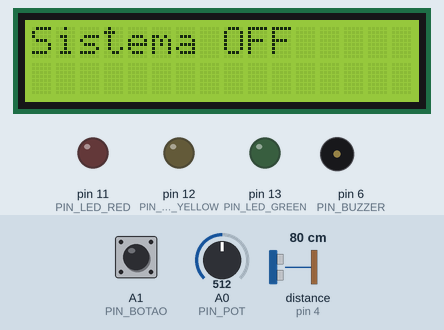
A sketch run on a simulated Arduino Uno, built with avr-gcc and run on an emulated ATmega328P. Shown: 16×2 character LCD, output pins drawn as LEDs (lit = HIGH), buzzer (waves = sounding). Inputs (shaded band) come from the test bench; at power-on: A1 (PIN_BOTAO) LOW, distance to the obstacle (sensor on pin 4) 80 cm, A0 (PIN_POT) = 512. The echo pulse lasts 58.3 µs per cm; pins used as bus, display or sensor lines are not drawn.

Above: at 4.2 s.
4.3 s: A1 (PIN_BOTAO) pulled HIGH for 0.15 s
At 5.2 s:
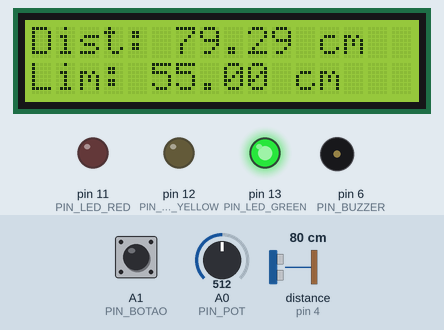
6.0 s: distance to the obstacle (sensor on pin 4) set to 59 cm
At 6.4 s:
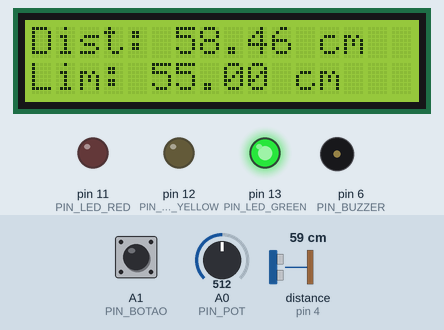
7.6 s: distance to the obstacle (sensor on pin 4) set to 53 cm
At 8.5 s:
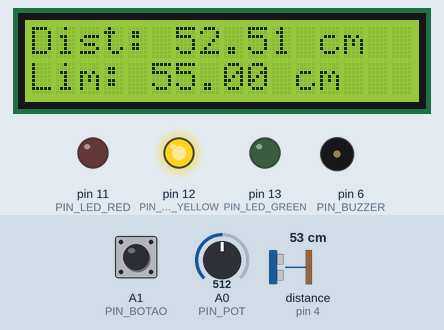
10.3 s: distance to the obstacle (sensor on pin 4) set to 12 cm
At 10.86 s:
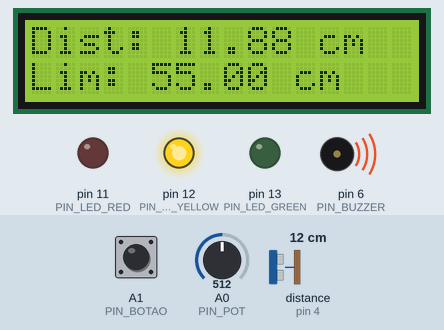
12.2 s: distance to the obstacle (sensor on pin 4) set to 9 cm
At 12.8 s:
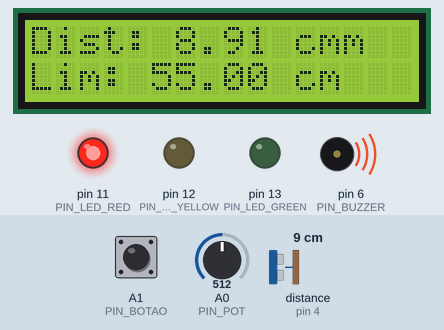
13.8 s: A1 (PIN_BOTAO) pulled HIGH for 1 s
At 14.5 s:
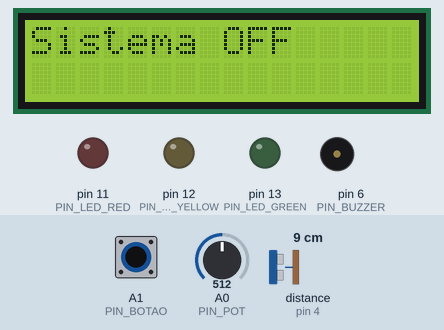
Timing chart, 0 to 16.8 s (numbered marks = the images above; inputs shaded):
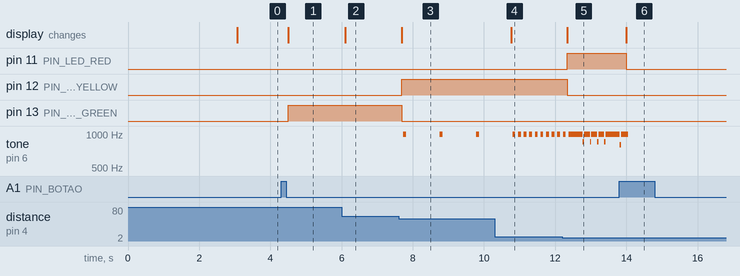

Measured:
- the behaviour switches between 56 and 55 cm on distance to the obstacle (sensor on pin 4) (found by bisection; images 2 and 3)
- the behaviour switches between 11 and 10 cm on distance to the obstacle (sensor on pin 4) (found by bisection; images 4 and 5)
- after the input at 4.3 s, pin 13 (PIN_LED_GREEN): LOW → HIGH after 0.20 s; the display: changes after 0.20 s (image 1)
- after the input at 6.0 s, the display: changes after 0.10 s (image 2)
- after the input at 7.6 s, pin 12 (PIN_LED_YELLOW): LOW → HIGH after 0.09 s; pin 13 (PIN_LED_GREEN): HIGH → LOW after 0.09 s; tone on pin 6 (PIN_BUZZER): alternates 991 Hz for 0.08 s and silent for 0.95 s, starting after 0.13 s; the display: changes after 0.09 s (image 3)
- after the input at 10.3 s, tone on pin 6 (PIN_BUZZER): alternates 991 Hz for 0.08 s and silent for 0.08 s, starting after 0.66 s; the display: changes after 0.46 s (image 4)
- after the input at 12.2 s, pin 11 (PIN_LED_RED): LOW → HIGH after 0.14 s; pin 12 (PIN_LED_YELLOW): HIGH → LOW after 0.14 s; the display: changes after 0.14 s (image 5)
- after the input at 13.8 s, pin 11 (PIN_LED_RED): HIGH → LOW after 0.19 s; the display: changes after 0.20 s (image 6)

The sketch:

projeto_sistemas_embarcados.ino
```cpp
////////////////////////////////////////////////
/*     PROJETO SENSOR DE RÉ COM REGULAÇÃO     */
////////////////////////////////////////////////

/*
 * O presente projeto tem por objetivo desenvolver
 * um sensor de ré utilizando o microcontrolador
 * ATmega328P, com a plataforma Arduino.
 *
 * O sistema mede a distância entre o sensor
 * ultrassônico e possíveis obstáculos posicionados
 * atrás do veículo.
 *
 * A partir da distância detectada:
 * - O display LCD informa os valores medidos;
 * - LEDs indicam nível de proximidade;
 * - O buzzer gera alertas sonoros;
 * - O potenciômetro ajusta a distância limite
 *   para ativação do alerta.
 *
 * O acionamento do sistema é realizado através
 * de um botão conectado a uma interrupção.
 *
 * Para tal, foram utilizados os seguintes componentes:
 * - Arduino UNO R3
 * - LED vermelho
 * - LED verde
 * - LED amarelo
 * - Buzzer
 * - Display LCD 16x2
 * - Botão
 * - Sensor ultrassônico HC-SR04
 * - Potenciômetros de 10 kΩ
 * - Resistores de 330 Ω
 * - Resistor de 220 Ω
 * - Resistor de 1 kΩ
 */

/*==================================================
 *              DEFINIÇÃO DE VARIÁVEIS
 *==================================================*/

/*
 * Biblioteca responsável pelo controle
 * do display LCD 16x2 em modo de 4 bits.
 */
#include <LiquidCrystal.h>

/*
 * Biblioteca utilizada para manipulação
 * das interrupções do ATmega328P.
 */
#include <avr/interrupt.h>

/*==================================================
 *                  DEFINIÇÃO DE PINOS
 *==================================================*/

/*
 * Pinos utilizados na comunicação
 * com o display LCD.
 *
 * O display opera em modo de 4 bits,
 * utilizando apenas DB4 até DB7.
 */
#define RS             2
#define EN             3
#define DB7            10
#define DB6            9
#define DB5            8
#define DB4            7

/*
 * Pinos do sensor ultrassônico HC-SR04.
 *
 * TRIG envia o pulso ultrassônico.
 * ECHO recebe o tempo de retorno do eco.
 */
#define PIN_TRIG       5
#define PIN_ECHO       4

/*
 * Pino responsável pelo acionamento
 * do buzzer piezoelétrico.
 */
#define PIN_BUZZER     6

/*
 * Pinos conectados aos LEDs indicadores.
 *
 * Verde   -> distância segura.
 * Amarelo -> atenção.
 * Vermelho-> distância crítica.
 */
#define PIN_LED_RED    11
#define PIN_LED_GREEN  13
#define PIN_LED_YELLOW 12

/*
 * Pino conectado ao botão responsável
 * por ligar e desligar o sistema.
 */
#define PIN_BOTAO      A1

/*
 * Pino conectado ao potenciômetro.
 *
 * O valor analógico lido é utilizado
 * para ajustar a distância de alerta.
 */
#define PIN_POT        A0

/*
 * Distâncias utilizadas como referência
 * para o funcionamento do sistema.
 *
 * MIN_DIST representa a distância crítica.
 * MAX_DIST representa o limite máximo
 * ajustável pelo usuário.
 */
#define MIN_DIST 10
#define MAX_DIST 100

/*==================================================
 *                    VARIÁVEIS
 *==================================================*/

/*
 * Variável global utilizada para indicar
 * se o sistema está ativo ou desligado.
 *
 * Como é alterada dentro de interrupção,
 * deve ser declarada como volatile.
 */
volatile bool isRe = 0;

/*
 * Objeto responsável pelo controle
 * do display LCD.
 */
LiquidCrystal lcd(RS, EN, DB4, DB5, DB6, DB7);

/*==================================================
 *              PROTÓTIPOS DE FUNÇÃO
 *==================================================*/

long HC_read();

float HC_dist(long duracao);

float ADC_read();

void LED_acender(float distancia, float limite);

void BUZZER_pwm(int tempo_us, int duracao_ms);

void BUZZER_alerta(float distancia, float limite);

/*==================================================
 *                  SETUP / LOOP
 *==================================================*/

void setup()
{
    /*
     * Inicializa o display LCD
     * configurando 16 colunas
     * e 2 linhas.
     */
    lcd.begin(16, 2);

    /*
     * Posiciona o cursor na primeira linha
     * e exibe mensagem de inicialização.
     */
  	lcd.setCursor(0,0);
  	lcd.print("INICIALIZANDO");

    /*
     * Pequena pausa para indicar
     * início do sistema.
     */
  	delay(3000);

    /*
     * Configura os pinos dos LEDs
     * como saída digital.
     */
    pinMode(PIN_LED_RED, OUTPUT);
    pinMode(PIN_LED_GREEN, OUTPUT);
    pinMode(PIN_LED_YELLOW, OUTPUT);

    /*
     * Configura o buzzer
     * como saída digital.
     */
    pinMode(PIN_BUZZER, OUTPUT);

    /*
     * Configura o sensor HC-SR04.
     *
     * TRIG -> saída.
     * ECHO -> entrada.
     */
    pinMode(PIN_TRIG, OUTPUT);
    pinMode(PIN_ECHO, INPUT);

    /*
     * Configura o botão
     * como entrada digital.
     */
    pinMode(PIN_BOTAO, INPUT);

    /*
     * Habilita interrupções do grupo
     * PCINT[14:8], correspondente
     * à PORTC do ATmega328P.
     */
	PCICR |= (1 << PCIE1);

    /*
     * Habilita interrupção especificamente
     * no pino PC1, correspondente ao A1.
     *
     * Sempre que houver mudança de estado
     * nesse pino, a ISR será executada.
     */
 	PCMSK1 |= (1 << PCINT9);

    /*
     * Limpa o display após a inicialização.
     */
    lcd.clear();

    /*
     * Exibe mensagem indicando
     * que o sistema está desligado.
     */
    lcd.setCursor(0, 0);
    lcd.print("Sistema OFF");
}

void loop()
{
    /*
     * O funcionamento principal depende
     * do estado da variável isRe.
     *
     * isRe = 1 -> sistema ativo.
     * isRe = 0 -> sistema desligado.
     */
    switch(isRe)
    {
        case 1:
        {
            long duracao;
            float distancia;
            float limite_usuario;

            /*
             * Realiza o disparo do sensor
             * ultrassônico e mede o tempo
             * de retorno do eco.
             */
            duracao = HC_read();

            /*
             * Converte o tempo medido
             * em distância em centímetros.
             */
            distancia = HC_dist(duracao);

            /*
             * Lê o potenciômetro através
             * do ADC do Arduino.
             *
             * O valor de 0 a 1023 é convertido
             * para uma faixa entre MIN_DIST
             * e MAX_DIST.
             *
             * Esse valor representa a distância
             * limite configurada pelo usuário.
             */
            limite_usuario = map(
                ADC_read(),
                0,
                1023,
                MIN_DIST,
                MAX_DIST
            );

            /*
             * Atualiza a primeira linha
             * do display com a distância
             * atual detectada.
             */
            lcd.setCursor(0, 0);
            lcd.print("Dist: ");
            lcd.print(distancia);
            lcd.print(" cm");

            /*
             * Atualiza a segunda linha
             * mostrando o limite ajustado
             * pelo potenciômetro.
             */
            lcd.setCursor(0, 1);
            lcd.print("Lim: ");
            lcd.print(limite_usuario);
            lcd.print(" cm");

            /*
             * Atualiza o estado dos LEDs
             * de acordo com a distância.
             */
            LED_acender(
                distancia,
                limite_usuario
            );

            /*
             * Caso a distância medida
             * seja menor ou igual ao limite
             * definido pelo usuário,
             * ativa o alerta sonoro.
             */
            if(distancia <= limite_usuario)
            {
                BUZZER_alerta(
                    distancia,
                    limite_usuario
                );
            }
            else
            {
                /*
                 * Garante que o buzzer
                 * permaneça desligado.
                 */
                digitalWrite(PIN_BUZZER, LOW);

                /*
                 * Pequeno atraso para evitar
                 * atualização excessivamente rápida.
                 */
                delay(150);
            }

            break;
        }

        default:
        {
            /*
             * Mantém todos os LEDs desligados
             * enquanto o sistema estiver OFF.
             */
            digitalWrite(PIN_LED_RED, LOW);
            digitalWrite(PIN_LED_GREEN, LOW);
            digitalWrite(PIN_LED_YELLOW, LOW);

            /*
             * Mantém o buzzer desligado.
             */
            digitalWrite(PIN_BUZZER, LOW);

            /*
             * Limpa o display para evitar
             * informações antigas na tela.
             */
            lcd.clear();

            /*
             * Exibe mensagem indicando
             * sistema desativado.
             */
            lcd.setCursor(0, 0);
            lcd.print("Sistema OFF");

            /*
             * Pequeno atraso para reduzir
             * repetição excessiva do loop.
             */
            delay(200);

            break;
        }
    }
}

/*==================================================
 *               ROTINAS DE INTERRUPÇÃO
 *==================================================*/

ISR(PCINT1_vect)
{
    /*
     * Verifica o estado lógico do pino PC1.
     *
     * Quando o botão é pressionado,
     * ocorre mudança de estado no pino.
     */
    if(PINC & (1 << PC1))
    {
        /*
         * Alterna o estado da variável:
         *
         * 0 -> 1
         * 1 -> 0
         *
         * Dessa forma o botão funciona
         * como liga/desliga do sistema.
         */
        isRe ^= 1;

        /*
         * Pequeno atraso utilizado
         * como debounce simples,
         * reduzindo múltiplos acionamentos
         * causados pelo ruído mecânico
         * do botão.
         */
        delay(50);
    }
}

/*==================================================
 *                 SENSOR HC-SR04
 *==================================================*/

long HC_read()
{
    /*
     * Garante que o pino TRIG
     * comece em nível lógico baixo.
     */
    digitalWrite(PIN_TRIG, LOW);

    /*
     * Pequena estabilização do sinal.
     */
    delayMicroseconds(2);

    /*
     * Envia pulso de 10 us ao TRIG.
     *
     * O HC-SR04 interpreta esse pulso
     * como comando para emitir
     * a onda ultrassônica.
     */
    digitalWrite(PIN_TRIG, HIGH);
    delayMicroseconds(10);
    digitalWrite(PIN_TRIG, LOW);

    /*
     * Mede o tempo em que o pino ECHO
     * permanece em nível alto.
     *
     * Esse tempo corresponde ao percurso
     * de ida e volta da onda sonora.
     */
    return pulseIn(PIN_ECHO, HIGH);
}

float HC_dist(long duracao)
{
    /*
     * Converte o tempo do eco
     * em distância.
     *
     * 0.034 cm/us corresponde
     * aproximadamente à velocidade
     * do som no ar.
     *
     * A divisão por 2 ocorre porque
     * o tempo medido considera
     * ida e volta do sinal.
     */
    return duracao * 0.034 / 2;
}

/*==================================================
 *                   POTENCIÔMETRO
 *==================================================*/

float ADC_read()
{
    /*
     * Realiza leitura analógica
     * do potenciômetro.
     *
     * O valor retornado varia
     * entre 0 e 1023.
     */
    return analogRead(PIN_POT);
}

/*==================================================
 *                       LEDS
 *==================================================*/

void LED_acender(
    float distancia,
    float limite
)
{
    /*
     * Caso a distância seja maior
     * que o limite configurado,
     * considera-se situação segura.
     *
     * Apenas o LED verde permanece ligado.
     */
    if(distancia > limite)
    {
        digitalWrite(PIN_LED_GREEN, HIGH);
        digitalWrite(PIN_LED_YELLOW, LOW);
        digitalWrite(PIN_LED_RED, LOW);
    }

    /*
     * Caso a distância esteja abaixo
     * do limite configurado, porém acima
     * da distância crítica mínima,
     * acende o LED amarelo.
     */
    else if(distancia > MIN_DIST)
    {
        digitalWrite(PIN_LED_GREEN, LOW);
        digitalWrite(PIN_LED_YELLOW, HIGH);
        digitalWrite(PIN_LED_RED, LOW);
    }

    /*
     * Caso a distância seja muito pequena,
     * considera-se situação crítica.
     *
     * Apenas o LED vermelho permanece ligado.
     */
    else
    {
        digitalWrite(PIN_LED_GREEN, LOW);
        digitalWrite(PIN_LED_YELLOW, LOW);
        digitalWrite(PIN_LED_RED, HIGH);
    }
}

/*==================================================
 *                      BUZZER
 *==================================================*/

void BUZZER_pwm(
    int tempo_us,
    int duracao_ms
)
{
    long ciclos;

    /*
     * Calcula quantas alternâncias
     * HIGH/LOW serão necessárias
     * para manter o sinal ativo
     * durante o tempo desejado.
     */
    ciclos = (
        duracao_ms * 1000L
    ) / (tempo_us * 2);

    /*
     * Gera manualmente um sinal PWM
     * alternando o pino do buzzer
     * entre nível alto e baixo.
     */
    for(long i = 0; i < ciclos; i++)
    {
        digitalWrite(PIN_BUZZER, HIGH);
        delayMicroseconds(tempo_us);

        digitalWrite(PIN_BUZZER, LOW);
        delayMicroseconds(tempo_us);
    }
}

void BUZZER_alerta(
    float distancia,
    float limite
)
{
    int intervalo;

    /*
     * Caso a distância seja crítica,
     * mantém o buzzer praticamente contínuo.
     */
    if(distancia <= MIN_DIST)
    {
        BUZZER_pwm(500, 200);

        return;
    }

    /*
     * Calcula o intervalo entre os bipes.
     *
     * Quanto menor a distância,
     * menor será o intervalo,
     * aumentando a frequência sonora
     * do alerta.
     */
    intervalo = map(
        distancia,
        MIN_DIST,
        limite,
        50,
        1000
    );

    /*
     * Emite um bip curto.
     */
    BUZZER_pwm(500, 80);

    /*
     * Aguarda antes de emitir
     * o próximo bip.
     */
    delay(intervalo);
}
```
